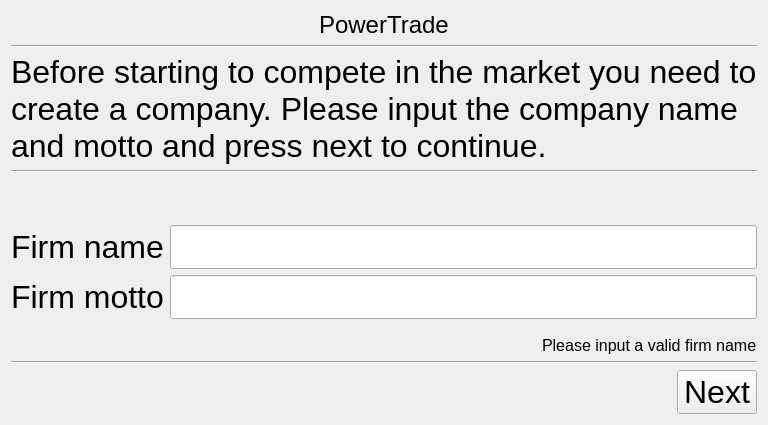
      <widget class="QWidget" name="page_create">
       <layout class="QVBoxLayout" name="verticalLayout_2">
        <item>
         <layout class="QVBoxLayout" name="verticalLayout_6">
          <item alignment="Qt::AlignHCenter|Qt::AlignTop">
           <widget class="QLabel" name="create_logo">
            <property name="sizePolicy">
             <sizepolicy hsizetype="Minimum" vsizetype="Minimum">
              <horstretch>0</horstretch>
              <verstretch>0</verstretch>
             </sizepolicy>
            </property>
            <property name="maximumSize">
             <size>
              <width>16777215</width>
              <height>50</height>
             </size>
            </property>
            <property name="font">
             <font>
              <pointsize>18</pointsize>
             </font>
            </property>
            <property name="text">
             <string>PowerTrade</string>
            </property>
            <property name="textFormat">
             <enum>Qt::PlainText</enum>
            </property>
            <property name="scaledContents">
             <bool>true</bool>
            </property>
           </widget>
          </item>
          <item alignment="Qt::AlignTop">
           <widget class="Line" name="line">
            <property name="orientation">
             <enum>Qt::Horizontal</enum>
            </property>
           </widget>
          </item>
          <item alignment="Qt::AlignTop">
           <widget class="QLabel" name="create_introduction">
            <property name="font">
             <font>
              <pointsize>24</pointsize>
             </font>
            </property>
            <property name="text">
             <string>Before starting to compete in the market you need to create a company. Please input the company name and motto and press next to continue.</string>
            </property>
            <property name="wordWrap">
             <bool>true</bool>
            </property>
           </widget>
          </item>
          <item>
           <widget class="Line" name="line_2">
            <property name="orientation">
             <enum>Qt::Horizontal</enum>
            </property>
           </widget>
          </item>
          <item>
           <layout class="QFormLayout" name="formLayout">
            <item row="0" column="0">
             <spacer name="verticalSpacer">
              <property name="orientation">
               <enum>Qt::Vertical</enum>
              </property>
              <property name="sizeHint" stdset="0">
               <size>
                <width>20</width>
                <height>40</height>
               </size>
              </property>
             </spacer>
            </item>
            <item row="1" column="0">
             <widget class="QLabel" name="create_firmNameLabel">
              <property name="font">
               <font>
                <pointsize>24</pointsize>
               </font>
              </property>
              <property name="text">
               <string>Firm name</string>
              </property>
             </widget>
            </item>
            <item row="1" column="1">
             <widget class="QLineEdit" name="create_firmNameLineEdit">
              <property name="font">
               <font>
                <pointsize>24</pointsize>
               </font>
              </property>
              <property name="toolTip">
               <string>Insert the name of your company</string>
              </property>
              <property name="maxLength">
               <number>20</number>
              </property>
              <property name="clearButtonEnabled">
               <bool>true</bool>
              </property>
             </widget>
            </item>
            <item row="2" column="0">
             <widget class="QLabel" name="create_firmMottoLabel">
              <property name="sizePolicy">
               <sizepolicy hsizetype="Preferred" vsizetype="Expanding">
                <horstretch>0</horstretch>
                <verstretch>0</verstretch>
               </sizepolicy>
              </property>
              <property name="font">
               <font>
                <pointsize>24</pointsize>
               </font>
              </property>
              <property name="text">
               <string>Firm motto</string>
              </property>
             </widget>
            </item>
            <item row="2" column="1">
             <widget class="QLineEdit" name="create_firmMottoLineEdit">
              <property name="font">
               <font>
                <pointsize>24</pointsize>
               </font>
              </property>
              <property name="toolTip">
               <string>Insert an inspiring motto to inspire your staff</string>
              </property>
              <property name="maxLength">
               <number>30</number>
              </property>
              <property name="clearButtonEnabled">
               <bool>true</bool>
              </property>
             </widget>
            </item>
           </layout>
          </item>
          <item>
           <layout class="QHBoxLayout" name="horizontalLayout_20">
            <property name="topMargin">
             <number>10</number>
            </property>
            <item>
             <spacer name="horizontalSpacer_17">
              <property name="orientation">
               <enum>Qt::Horizontal</enum>
              </property>
              <property name="sizeHint" stdset="0">
               <size>
                <width>40</width>
                <height>20</height>
               </size>
              </property>
             </spacer>
            </item>
            <item>
             <widget class="QLabel" name="create_label_warning">
              <property name="font">
               <font>
                <pointsize>12</pointsize>
               </font>
              </property>
              <property name="text">
               <string>Please input a valid firm name</string>
              </property>
             </widget>
            </item>
           </layout>
          </item>
          <item>
           <widget class="Line" name="line_3">
            <property name="orientation">
             <enum>Qt::Horizontal</enum>
            </property>
           </widget>
          </item>
          <item>
           <layout class="QHBoxLayout" name="horizontalLayout_2">
            <item>
             <spacer name="horizontalSpacer">
              <property name="orientation">
               <enum>Qt::Horizontal</enum>
              </property>
              <property name="sizeHint" stdset="0">
               <size>
                <width>40</width>
                <height>20</height>
               </size>
              </property>
             </spacer>
            </item>
            <item>
             <widget class="QPushButton" name="create_next">
              <property name="font">
               <font>
                <pointsize>24</pointsize>
               </font>
              </property>
              <property name="text">
               <string>Next</string>
              </property>
              <property name="autoDefault">
               <bool>true</bool>
              </property>
             </widget>
            </item>
           </layout>
          </item>
         </layout>
        </item>
       </layout>
      </widget>
